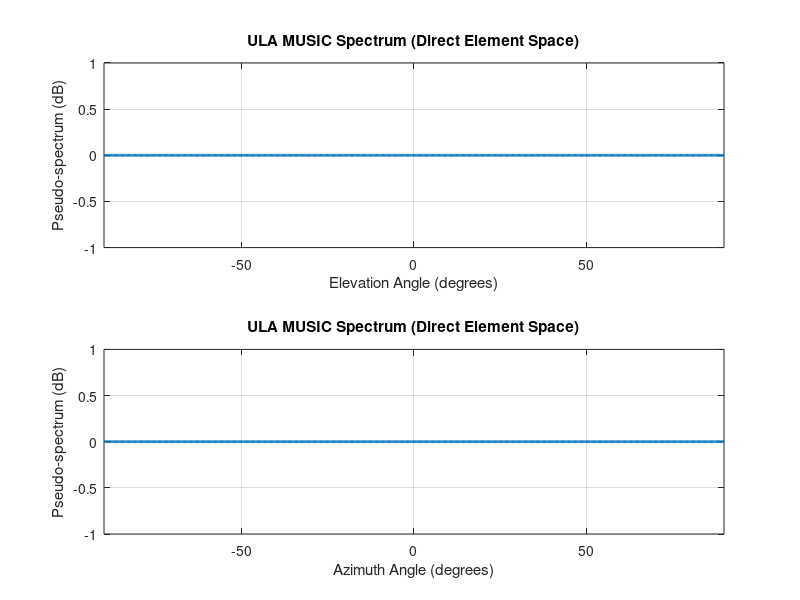

MATLAB code for this plot: (Note: this script raises an error after producing the figure.)
% ======================================================================= %
% Script:   FullDemo_0408_v12
% Function: Version 11 is ULA/ULA MUSIC w/ integrated lidar
% Notes:    (1) MUSIC Algorithm separate; includes FB averaging
%           (2) Lidar uses Alden's linear regression algorithm w/
%               Capstoneociated functions
%           (3) Req. Functions:
%               get_range_v5_5
%               lidar_read_tf02_v5_5
%               tracker_step_v5_5
%               MusicAlg_v2
%           (4) Logan added sim mode
%           (5) Logan added tic toc
%           (6) Added Multipathing
% Author:   Parker Reeves
% Date:     04/08/2026
% ======================================================================= %

clear all
clear r;

SIM_MODE = false;
lid_dis = 0;

% ====================== RANGEFINDER INITIALIZATION ===================== %

if ~SIM_MODE
    try
        r = raspi('169.254.52.8','analog','analog');
        s_az = servo(r,13,'MinPulseDuration',5.44e-4,'MaxPulseDuration',2.40e-3);
        s_el = servo(r,12,'MinPulseDuration',5.44e-4,'MaxPulseDuration',2.40e-3);

        opts = struct();
        opts.el_offset = 0;      % tune if needed
        opts.max_move_az = 10;   % tune if needed
        opts.max_move_el = 5;    % tune if needed

        get_range_v6('reset');
        fprintf('Raspberry Pi detected\n');
    catch
        fprintf('Raspberry Pi not detected - LiDAR disabled\n');
        r = [];
        opts_in = struct();
        lid_dis = 1;
    end
else
        fprintf('Sim Mode True - LiDAR disabled\n');
        r = [];
        opts_in = struct();
end


% ==================== ARRAY INITIALIZATION (UCA) ======================= %

c = 3e8;
f = 2.4e9;
lambda = c/f;

M = 4;
d = 0.5;
k = 2*pi/lambda;
delta = d*lambda;
J = fliplr(eye(M));

% =================== SIGNAL RECEPTION / AUTO SIM MODE ================== %

if ~SIM_MODE

    try
        Y_1 = adi.FMComms5.Rx('uri','ip:192.168.0.101');
        Y_1.EnabledChannels = [1 2 3 4];

        Y_2 = adi.FMComms5.Rx('uri','ip:192.168.1.101');
        Y_2.EnabledChannels = [1 2 3 4];

        fprintf('Hardware detected - running in LIVE MODE\n');

    catch

        SIM_MODE = true;
        fprintf('Hardware not detected - running in SIMULATION MODE\n');

        % Simulated source trajectory parameters
        sim_az      = -60;
        sim_el      = -30;
        sim_az_m1_p = 30;
        sim_az_m2_p = -15;
        sim_az_step = 0.25;
        sim_el_step = 0.05;
        sim_az_m1_step = 2;
        sim_az_m2_step = 5;
        sim_snr     = 12;
        N_snap      = 32768;

    end

else

    sim_az      = -60;
    sim_el      = -30;
    sim_az_m1_p = -80;
    sim_az_m2_p = 90;
    sim_az_step = 1;
    sim_el_step = 0.05;
    sim_az_m1_step = 1;
    sim_az_m2_step = -1;
    sim_snr     = 12;
    N_snap      = 32768;
    fprintf('Sim Mode True - running in SIMULATION MODE\n');

end

phi_scan   = -90:0.25:90;
theta_scan = -90:0.25:90;

% ========================== INITIALIZE PLOTS =========================== %

figure;

subplot(2,1,1)
h1 = plot(phi_scan, zeros(size(phi_scan)), ...
          'LineWidth', 2, 'Color', [0 0.447 0.741]);
grid on;
title('ULA MUSIC Spectrum (Direct Element Space)');
xlabel('Elevation Angle (degrees)');
ylabel('Pseudo-spectrum (dB)');
xlim([-90 90]);

subplot(2,1,2)
h2 = plot(theta_scan, zeros(size(theta_scan)), ...
          'LineWidth', 2, 'Color', [0 0.447 0.741]);
grid on;
title('ULA MUSIC Spectrum (Direct Element Space)');
xlabel('Azimuth Angle (degrees)');
ylabel('Pseudo-spectrum (dB)');
xlim([-90 90]);

n_cycles = 0;
avg_time  = 0;

% ============================== MAIN LOOP ============================== %

while true

    tic  % <<< START cycle timer

    spectrum_1 = zeros(size(theta_scan)); % ULAAZ Array
    spectrum_2 = zeros(size(phi_scan));   % ULAEL Array

% ====================== DATA CAPTURE OR SIMULATION ===================== %

    if SIM_MODE
        % Oscillate source back and forth across az and el
        sim_az = sim_az + sim_az_step;
        sim_el = sim_el + sim_el_step;

        sim_az_m1_p = sim_az_m1_p + sim_az_m1_step;
        sim_az_m2_p = sim_az_m2_p + sim_az_m2_step;

        if sim_az >  90 || sim_az < -90, sim_az_step = -sim_az_step; end
        if sim_el >  90 || sim_el < -90, sim_el_step = -sim_el_step; end

        if sim_az_m1_p >  90 || sim_az_m1_p < -90, sim_az_m1_step = -sim_az_m1_step; end
        if sim_az_m2_p >  90 || sim_az_m2_p < -90, sim_az_m2_step = -sim_az_m2_step; end

        a_az_true = exp(-1j*k*(0:M-1)'*delta*sind(sim_az));
        a_el_true = exp(-1j*k*(0:M-1)'*delta*sind(sim_el));

        noise_pwr = 10^(-sim_snr/10);
        s_sim_az  = (randn(1, N_snap) + 1j*randn(1, N_snap)) / sqrt(2);
        s_sim_el  = (randn(1, N_snap) + 1j*randn(1, N_snap)) / sqrt(2);

        % Multipath 1
        a_mp1 = exp(-1j*k*(0:M-1)'*delta*sind(sim_az + 30));
        s_mp1 = circshift(s_sim_az, sim_az_m1_p);   % delay (samples)
        phi1  = exp(1j*pi/3);              % phase shift

        % Multipath 2
        a_mp2 = exp(-1j*k*(0:M-1)'*delta*sind(sim_az - 15));
        s_mp2 = circshift(s_sim_az, sim_az_m2_p);
        phi2  = exp(1j*pi/2);

        X_1 = (a_az_true * s_sim_az + 40.0 * a_mp1 * (phi1 * s_mp1) ...
            + 20.0 * a_mp2 * (phi2 * s_mp2) ...
            + sqrt(noise_pwr) * (randn(M,N_snap)+1j*randn(M,N_snap))/sqrt(2))';
        X_2 = (a_el_true * s_sim_el + sqrt(noise_pwr) * (randn(M, N_snap) + 1j*randn(M, N_snap)) / sqrt(2))';  % (N_snap x M)

    else
        X_1 = Y_1(); % ULAAZ Data
        X_2 = Y_2(); % ULAEL Data
    end

    En_1 = MusicAlg_v2(X_1,J); % ULAAZ Noise subspace
    En_2 = MusicAlg_v2(X_2,J); % ULAEL Noise subspace

% ===================== MUSIC SPECTRUM SEARCH (ULAEL) 2 ===================== %

    for i = 1:length(phi_scan)
        a_theta = exp(-1j*k*(0:M-1)'*delta*sind(phi_scan(i)));
        spectrum_2(i) = 1 / abs((a_theta' * (En_2 * En_2') * a_theta));
    end

    [~, max_idx] = max(10*log10(abs(spectrum_2)));
    est_EL = phi_scan(max_idx);
    
% ===================== MUSIC SPECTRUM SEARCH (ULAAZ) 1 ===================== %

    for t = 1:length(theta_scan)
        a_scan = exp(-1j*k*(0:M-1)'*delta*sind(theta_scan(t)));
        spectrum_1(t) = 1 / abs(a_scan'*(En_1*En_1')*a_scan);
    end

    [~, idx_peak] = max(10*log10(abs(spectrum_1)));
    est_AZ = theta_scan(idx_peak);

% =========================== VISUALIZATION ============================= %

    % fprintf('Estimated Azimuth: %.2f°\n', est_AZ);

    set(h1, 'YData', 10*log10(abs(spectrum_2)));
    set(h2, 'YData', 10*log10(abs(spectrum_1)));

    drawnow limitrate

    % ===================== LIDAR / SIM DISTANCE ======================== %

    if SIM_MODE
        dist_cm = norm([sim_az, sim_el]) * 10;  % fake distance for display
        fprintf('Estimated Distance: %.1f cm (simulated)\n', dist_cm);
    else
        az_in = est_AZ;      % your estimator output (pre +90 mapping)
        el_in = est_EL;    % your estimator output (el_offset applied internally)

        if ~lid_dis
            [dist_cm, strength, cmd_az, cmd_el, status] = ...
                get_range_v6(r, az_in, el_in, s_az, s_el, opts);
            fprintf('az_in=%.2f el_in=%.2f cmd_az=%.2f cmd_el=%.2f dist=%.1f str=%d no_action=%d\n', ...
                az_in, el_in, cmd_az, cmd_el, dist_cm, strength, status.track.no_action);
            fprintf(['Estimated Distance: ', dist_cm])
        end

    end

    fprintf('Estimated Azimuth: %.2f°\n', est_AZ);
    fprintf('Estimated Elevation: %.2f°\n', est_EL);

    if SIM_MODE
        fprintf('True Azimuth:      %.2f°\n', sim_az);
        fprintf('True Elevation:    %.2f°\n', sim_el);
    end

    % ====================== TICK-TOCK REPORT =========================== %

    elapsed   = toc;
    n_cycles  = n_cycles + 1;
    avg_time  = avg_time + (elapsed - avg_time) / n_cycles;  % running mean

    fprintf('DOA Cycle Time: %.4f s  (%.1f Hz)  |  Avg: %.4f s\n', ...
             elapsed, 1/elapsed, avg_time);

    pause(0.05)

end
